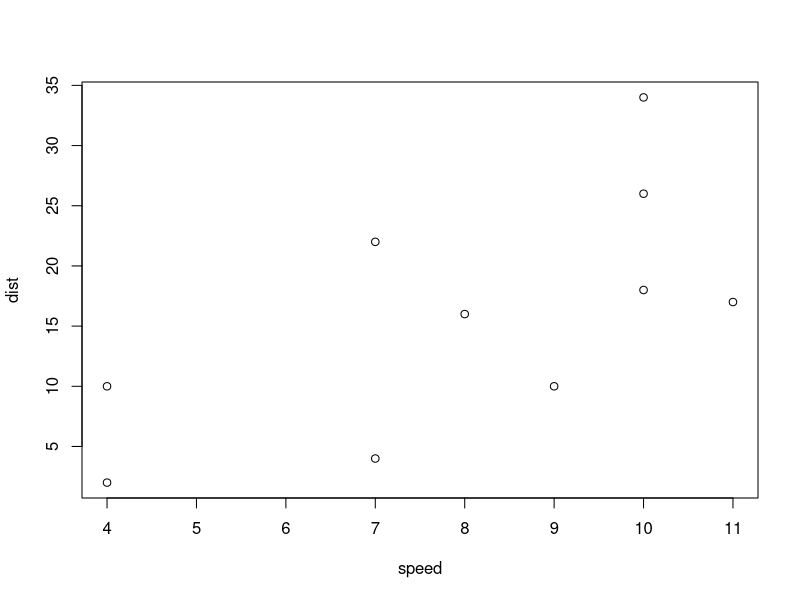
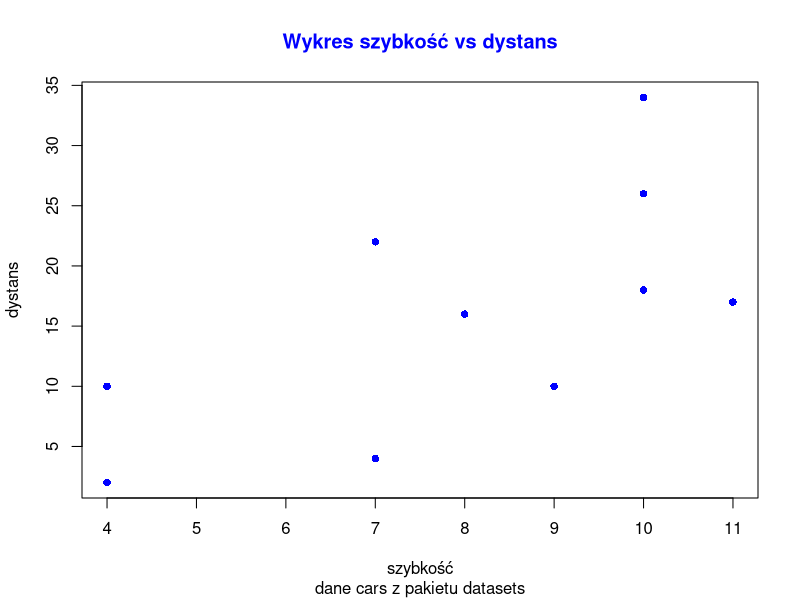
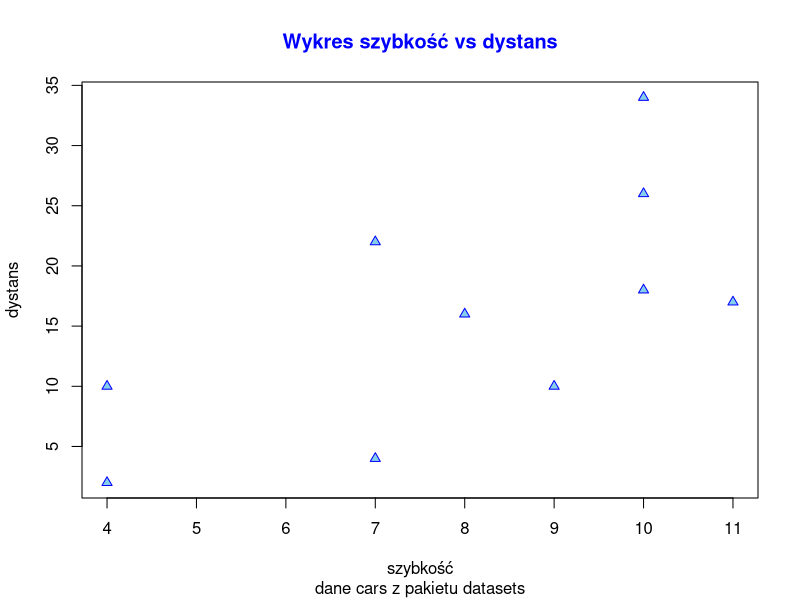
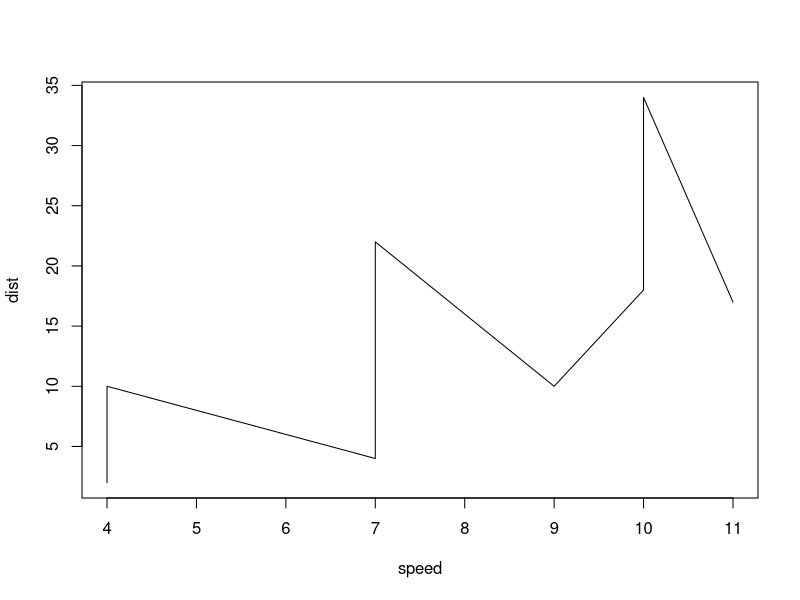
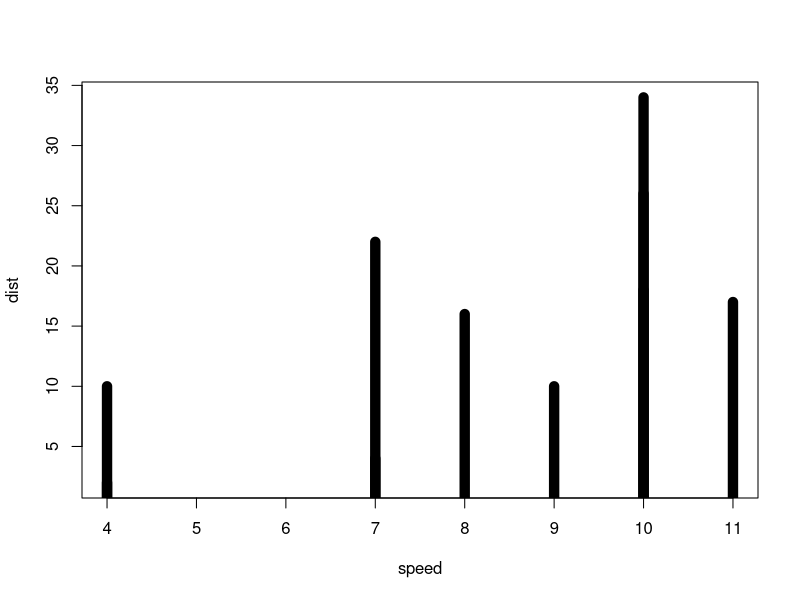
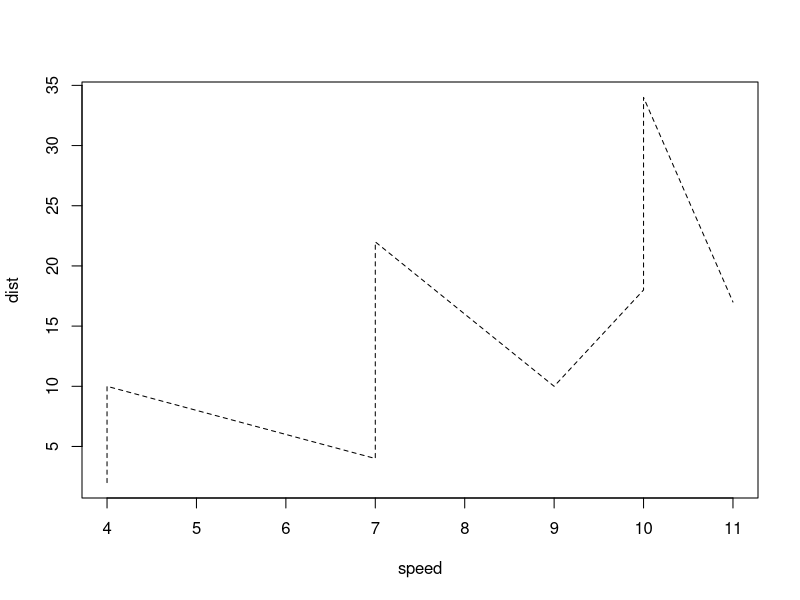
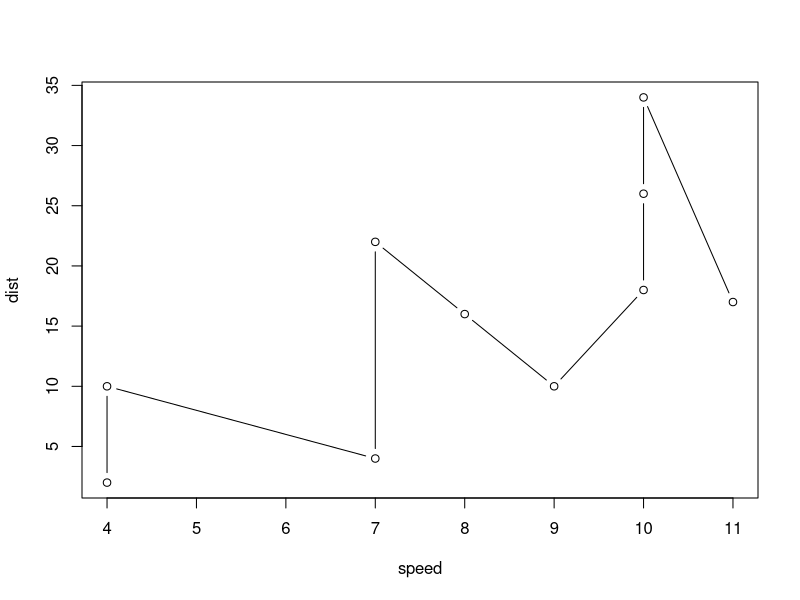
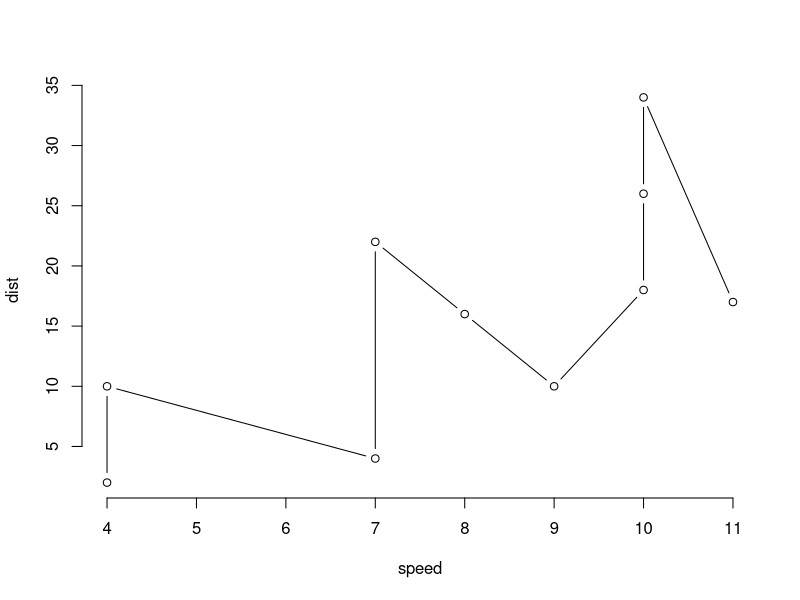

Here is the R script that generated these plots, in order:
##################### plot() #####################

#przykład 1.1 plot()

#wykorzystaj dostępne dane: cars z pakietu datasets(), a następnie wyselekcjonuj 10 pierwszych rekordów
wybraneAuta <- head(cars, 10)

wybraneAuta
plot(wybraneAuta)


#przykład 1.2 plot() z dodatkowymi arg.

plot(x = wybraneAuta$speed, y = wybraneAuta$dist,
  xlab = "szybkość", ylab = "dystans",
  main = "Wykres szybkość vs dystans",
  col.main = "blue",
  sub = "dane cars z pakietu datasets",
  col = "blue", #zmiana koloru punktów, funkcja colors() żeby zobaczyć dostępne kolory
  pch = 16 #kształt punktów, zobacz: ?pch
)


#col.main - dla zmiany koloru tytułu
#col.sub - dla zmiany koloru podtytułu
#col.lab - dla zmiany koloru etykiet osi


#przykład 1.3 plot() i argument bg

plot(x = wybraneAuta$speed, y = wybraneAuta$dist,
  xlab = "szybkość", ylab = "dystans",
  main = "Wykres szybkość vs dystans",
  col.main = "blue",
  sub = "dane cars z pakietu datasets",
  col = "blue", #zmiana koloru punktów
  pch = 24, #kształt punktów, zobacz ?pch, pch = 21:25 umożliwiają użycie tła dla symbolu
  bg = "skyblue"
)


#przykład 1.4 argument type

plot(wybraneAuta, type="l")


#przykład 1.5 argument lty i lwd (?par)

plot(wybraneAuta, type="h", lwd = 10) #szerokość linii
plot(wybraneAuta, type="l", lty = 2) #typ linii


#przykład 1.6 argument bty

plot(wybraneAuta, type = "b", bty = "o") #domyślne pudełko
plot(wybraneAuta, type = "b", bty = "n") #brak kształtu, same osie


#przykład 1.7 funkcja axis()

plot(wybraneAuta, type = "b") 
axis(1, col = "gold", lty = 2, lwd = 0.5)  #lty - typ linii, lwd - grubość linii,
axis(2, lty = 2, lwd = 3, col.axis = "green") # col.axis - kolor wartości na osi


#przykład 1.8 argument xlim i ylim - skala na osiach

plot(wybraneAuta, type = "b", xlim = c(0,15), ylim = c(0,40))
axis(1, col = "gold", lty = 2, lwd = 0.5)  
axis(2, lty = 2, lwd = 3, col.axis = "green") 


#przykład 1.9 text()

plot(x = wybraneAuta$speed, y = wybraneAuta$dist,
  xlab = "szybkość", ylab = "dystans",
  main = "Wykres szybkość vs dystans",
  col = "blue", 
  pch = 16 
)
text(wybraneAuta$speed, wybraneAuta$dist, 
  paste("car", c(1:10)), 
  cex = 0.5, 
  pos = 1, # 1 - poniżej, 2 - po lewej, 3 - powyżej, 4 - po prawej
  col = "red"
)


#przykład 1.10 abline()

plot(x = wybraneAuta$speed, y = wybraneAuta$dist,
  xlab = "szybkość", ylab = "dystans",
  main = "Wykres szybkość vs dystans",
  col = "blue", 
  pch = 16 
)
abline(h = mean(wybraneAuta$dist), col="red") # v - wertykalnie, h – horyzontalnie

mean(wybraneAuta$dist)


#przykład 1.11 points() + with()

#wykorzystaj wcześniej przygotowane dane i wyselekcjonuj auta z szybkością większą niż 9
wybraneAuta
najszybszeAuta <- with(wybraneAuta, wybraneAuta[speed > 9, ])
najszybszeAuta

plot(wybraneAuta,
  xlab = "szybkość",
  ylab = "dystans",
  main = "Wykres szybkości",
  col = "blue", 
  pch = 20 
)
points(najszybszeAuta, col = "red", pch = 17)
abline(h = mean(wybraneAuta$speed), col="red") # v - wertykalnie, h – horyzontalnie
text(6, 10, "średnia szybkość", col = "red") #6,9 to współrzędne


#przykład 1.12 points() + w

#wykorzystaj wcześniej przygotowane dane i wyselekcjonuj auta z szybkością większą niż 9
wybraneAuta
wybraneAuta$speed
najszybsze <- wybraneAuta$speed[wybraneAuta$speed>9]
najszybsze
idNajszybsze<-which(wybraneAuta$speed>9)
idNajszybsze

plot(wybraneAuta$speed,
  xlab = "numer auta",
  ylab = "szybkość",
  main = "Wykres szybkości",
  col = "blue", 
  pch = 20 
)
points(idNajszybsze, najszybsze, col = "red", pch = 17)
abline(h = mean(wybraneAuta$speed), col="red") # v - wertykalnie, h – horyzontalnie
text(2.5, 8.3, "średnia szybkość", col = "red")


#przykład 1.13 argument cex i pos z wartościami 1:4

x <- seq(0.5, 3, 0.5)
y <- rep(1, length(x))

plot(x, y, main = "Efekt zmiany czcionki")
text(x, y, pos = 1, labels = x, cex = x)


#przykład 1.14 argument cex i pos ze współrzędnymi 

plot(x, y, main = "Efekt zmiany czcionki", cex.main = 1.5)
text(x, y+0.1, labels = x, cex = x)



##################### boxplot()  i attach() #####################

#przykład 2.1 boxplot() dla poj. kolumny

#Utwórz przykładową ramkę danych - wiek przypadkowych osób
wiekPrzypadkowychLudzi <- data.frame(
  kobieta = c(25,27,30,27,35), 
  mezczyzna = c(40,35,29,50,27), 
  dziecko = c(6,7,10,15,8)
)
wiekPrzypadkowychLudzi

boxplot(wiekPrzypadkowychLudzi$kobieta)
abline(h = mean(wiekPrzypadkowychLudzi$kobieta), col="red")
text(1.3, 29.5, "średnia", col = "red") 
abline(h = median(wiekPrzypadkowychLudzi$kobieta), col="blue")
text(1.3, 27.5, "mediana", col = "blue")


#przykład 2.2 boxplot() z grupowaniem

#Utwórz przykładową ramkę danych
wiekPrzypadkowychLudzi2 <- data.frame(
  grupa = c("kobieta", "mezczyzna", "dziecko"),
  wiek = c(27,30,5,25,35,10,29,29,7,40,42,15)
)
wiekPrzypadkowychLudzi2

boxplot(wiekPrzypadkowychLudzi2$wiek ~ wiekPrzypadkowychLudzi2$grupa,
  xlab = "grupa",
  ylab = "wiek"
)


#przykład 2.3 boxplot() z grupowaniem + attach()

attach(wiekPrzypadkowychLudzi2)
wiek
boxplot(wiek ~ grupa, data = wiekPrzypadkowychLudzi2)


#przykład 2.4 boxplot() z kolorowaniem

boxplot(wiek ~ grupa, data = wiekPrzypadkowychLudzi2,
  border = c("#99cc00", "#660099", "#0047b3")
)

boxplot(wiek ~ grupa, data = wiekPrzypadkowychLudzi2,
  col = c("#99cc00", "#660099", "#0047b3")
)

boxplot(wiek ~ grupa, data = wiekPrzypadkowychLudzi2,
        col = c("green", "purple", "blue")
)


#przykład 2.5 par() i mfrow

par(mfrow=c(1, 3)) #określono 3 wykresy w jednym wierszu
boxplot(wiekPrzypadkowychLudzi$kobieta)
boxplot(wiekPrzypadkowychLudzi$mezczyzna)
boxplot(wiekPrzypadkowychLudzi$dziecko)
boxplot(wiekPrzypadkowychLudzi$dziecko)
dev.off() 


#par() vs dev.off()

wieleW1Oknie <- par(mfrow=c(1, 2)) #określono 3 wykresy w jednym wierszu
boxplot(wiekPrzypadkowychLudzi$kobieta)
boxplot(wiekPrzypadkowychLudzi$mezczyzna)
par(wieleW1Oknie) #lub dev.off()
boxplot(wiekPrzypadkowychLudzi$dziecko)
 

#przykład 2.6 ggboxplot, pakiet ggpubr
install.packages("ggpubr")
library("ggpubr")

ggboxplot(
  wiekPrzypadkowychLudzi2, x = "grupa", y = "wiek", 
  color = "grupa", palette = c("#99cc00", "#660099", "#0047b3"),
  order = c("dziecko", "kobieta", "mezczyzna"),
)




##################### scatterplot() #####################

#przykład 3.1 scatterplot()

install.packages("car")
library("car")

#utwórz dodatkową kolumnę do danych cars
wszystkieAuta <- cars
wszystkieAuta
mode(wszystkieAuta)
wszystkieAuta[["auto"]] <- c("BMW", "AUDI")
wszystkieAuta

attach(wszystkieAuta)
scatterplot(dist ~ speed, data = wszystkieAuta, grid = FALSE)


#przykład 3.2 scatterplot() z grupami

scatterplot(dist ~ speed | auto, data = wszystkieAuta)



##################### dotchar() i table() #####################

#przykład 4.1 dotchar() i funkcja table()

#utwórz dodatkowe dane
statystykiZawodow <- data.frame(
  plec = rep(c("kobieta", "mezczyzna"), each = 10),
  zawod = sample(c("lekarz", "prawnik", "strażak", "nauczyciel"), 20, replace = TRUE),
  wiek = sample(c(27:60), 20, replace = TRUE)
)
statystykiZawodow
attach(statystykiZawodow)

wybraneDane <- table(zawod, plec)
wybraneDane

dotchart(wybraneDane)


#przykład 4.2 dotchart() i dodatkowe argumenty dla ustawienia kolorów

dotchart(wybraneDane, 
  pch = 19,
  color="skyblue", #kolor punktów na osi
  gcolor="mediumblue", #kolor grup
  lcolor="darkblue", lwd=3 #kolor linii
)



##################### stripchart() alternatywa dla boxplot() #####################

#przykład 5.1 stripchart()

stripchart(wiekPrzypadkowychLudzi2$wiek ~ wiekPrzypadkowychLudzi2$grupa, 
  data = wiekPrzypadkowychLudzi2, pch = 16
)


#przykład 5.2 stripchart() vertical + attach()

attach(wiekPrzypadkowychLudzi2)
stripchart(wiek ~ grupa, data = wiekPrzypadkowychLudzi2, pch = 16, vertical = TRUE) 


#przykład 5.3 stripchart() z kolorem

stripchart(wiek ~ grupa, data = wiekPrzypadkowychLudzi2, vertical = TRUE,
  col = c("lightblue", "mediumblue", "darkblue"),
  pch = c(15, 17, 19)
)


##################### pie() #####################

#przykład 6.1 – pie()

#utwórz przykładowe dane
pewneStatystyki <- data.frame(
  grupa = c("lubi czekoladę", "nie lubi czekolady", "brak opinii"),
  licznosc = c(86,30,9)
)
pewneStatystyki

pie(pewneStatystyki$licznosc, labels = pewneStatystyki$grupa)


#przykład 6.2 – pie() i heat.colors()

pie(pewneStatystyki$licznosc, 
  main = "Jak bardzo lubimy czekoladę!",
  labels = c("lubi czekoladę", "nie lubi czekolady", "nie mam zdania"), 
  col=heat.colors(3)
)


#przykład 6.3 pie() i legend()

pie(pewneStatystyki$licznosc, 
  radius = 0.6,
  main = "Jak bardzo lubimy czekoladę!",
  labels = paste("liczba osób: ", pewneStatystyki$licznosc), 
  col = c("#99cc00", "#660099", "#0047b3")
)
legend("topright", 
  cex = 0.6,
  c("osoby lubiące czkoladę", "osoby nie lubiące czkolady", "osoby bez zdania"), 
  fill = c("#99cc00", "#660099", "#0047b3"),
  title = "legenda"
)



##################### barplot() #####################

#przykład 7.1 barplot() domyślnie

barplot(pewneStatystyki$licznosc)


#przykład 7.2 barplot() horyzontalnie

barplot(pewneStatystyki$licznosc, horiz = TRUE) #wersja horyzonlana wykresu słupkowego


#przykład 7.3 barplot() i names.arg

barplot(pewneStatystyki$licznosc, 
  names.arg = pewneStatystyki$grupa,
  col = "lightpink",
  border = "red"
)


#przykład 7.4 barplot(), names.arg i kolory

barplot(pewneStatystyki$licznosc, 
  main = "Nastawienie do czekolady",
  names.arg = c("lubi", "nie lubi", "brak opinii"),
  col = c("lightpink", "lightblue", "lightgreen"),
  border = c("red", "blue", "darkgreen")
)


#przykład 7.5 barplot() i funkcja legend()

barplot(pewneStatystyki$licznosc, 
  main = "Nastawienie do czekolady",
  col = c("lightpink", "lightblue", "lightgreen"),
  border = c("red", "blue", "darkgreen")
)
legend("topright",
  legend = c("lubi", "nie lubi", "brak opinii"), 
  fill = c("lightpink", "lightblue", "lightgreen"),
  title = "Legenda:"
)


#przykład 7.6 barplot() i argument legend

barplot(pewneStatystyki$licznosc, 
  main = "Nastawienie do czekolady",
  col = c("lightpink", "lightblue", "lightgreen"),
  border = c("red", "blue", "darkgreen"),
  legend = c("lubi", "nie lubi", "brak opinii"),
  names.arg = c("lubi", "nie lubi", "brak opinii")
)



##################### hist() #####################

#przykład 8.1 - hist()

#utwórz zbiór losowych ocen
oceny <- sample(c(2,3,3.5,4,4.5,5), 100, replace = TRUE)
head(oceny, 10)
oceny 

hist(oceny, col = "skyblue")


##################### zapisywanie #####################

#przykład 9.1 – zapisywanie wykresu jako .pdf

pdf("Wykres szybkość vs dystans.pdf")
  plot(x = wybraneAuta$speed, y = wybraneAuta$dist,
  xlab = "szybkość", ylab = "dystans",
  main = "Wykres szybkość vs dystans",
  col = "blue", #zmiana koloru punktów, funkcja colors() żeby zobaczyć dostępne kolory
  pch = 16 #kształt punktów, zobacz ?pch
)
dev.off()


#przykład 9.2 – zapisywanie wykresu jako .jpg

jpeg("Wykres szybkość vs dystans.jpg", width = 600, height = 400)
  plot(x = wybraneAuta$speed, y = wybraneAuta$dist,
  xlab = "szybkość", ylab = "dystans",
  main = "Wykres szybkość vs dystans",
  col = "blue", #zmiana koloru punktów, funkcja colors() żeby zobaczyć dostępne kolory
  pch = 16 #kształt punktów, zobacz ?pch
)
dev.off()

